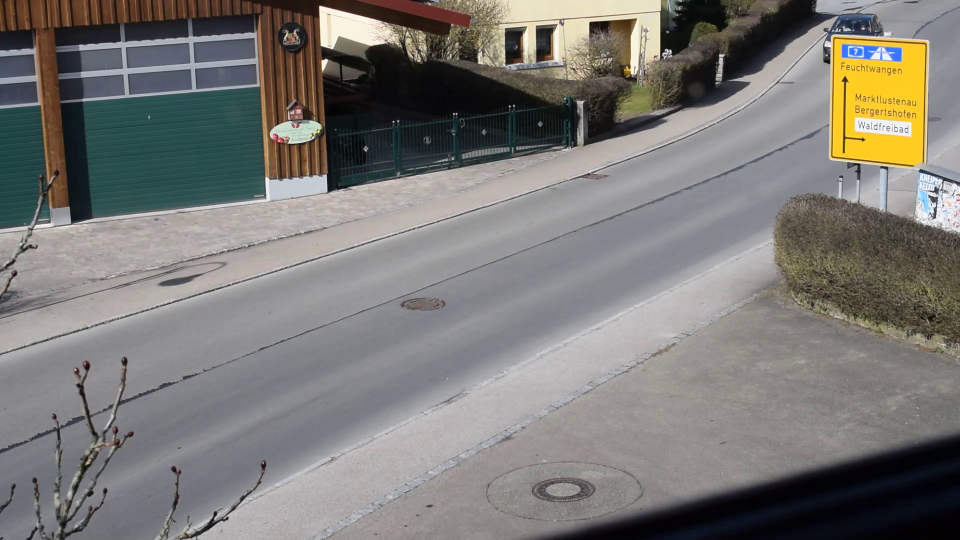
#> input picture frame 20 of Python/Monitoring_1/test.mp4, 1920 x 1080 px, given in place of car_bridge.mp4, which was not available (shown at 1/2 size)
$ python main.py
#> lines starting #> are read from the running program, lines starting #| are printed output that depends on the picture; pictures that were not available may be replaced by others from this repository, and a replacement may not be noted
### Python/Monitoring_1/tracker.py
import math


class EuclideanDistTracker:
    def __init__(self):
        # Store the center positions of the objects
        self.center_points = {}
        # Keep the count of the IDs
        # each time a new object id detected, the count will increase by one
        self.id_count = 0


    def update(self, objects_rect):
        # Objects boxes and ids
        objects_bbs_ids = []

        # Get center point of new object
        for rect in objects_rect:
            x, y, w, h = rect
            cx = (x + x + w) // 2
            cy = (y + y + h) // 2

            # Find out if that object was detected already
            same_object_detected = False
            for id, pt in self.center_points.items():
                dist = math.hypot(cx - pt[0], cy - pt[1])

                if dist < 100:
                    self.center_points[id] = (cx, cy)
                    print(self.center_points)
                    objects_bbs_ids.append([x, y, w, h, id])
                    same_object_detected = True
                    break

            # New object is detected we assign the ID to that object
            if same_object_detected is False:
                self.center_points[self.id_count] = (cx, cy)
                objects_bbs_ids.append([x, y, w, h, self.id_count])
                self.id_count += 1

        # Clean the dictionary by center points to remove IDS not used anymore
        new_center_points = {}
        for obj_bb_id in objects_bbs_ids:
            _, _, _, _, object_id = obj_bb_id
            center = self.center_points[object_id]
            new_center_points[object_id] = center

        # Update dictionary with IDs not used removed
        self.center_points = new_center_points.copy()
        return objects_bbs_ids

### Python/Monitoring_1/main.py
import cv2
import numpy as np

from tracker import *

# https://www.youtube.com/watch?v=O3b8lVF93jU&list=RDCMUC5hHNks012Ca2o_MPLRUuJw&start_radio=1 min 16

#cap = cv2.VideoCapture("Sample_2_MP4.mp4")
cap = cv2.VideoCapture("car_bridge.mp4")

tracker = EuclideanDistTracker()

# Object detection for stable camera
object_detector = cv2.createBackgroundSubtractorMOG2(history=250, varThreshold=150, detectShadows=True)
 # the longer the history, the better the detection

while True:
    ret, frame = cap.read()
#> frame is the input picture: shape (1080, 1920, 3); mean B, G, R 117.7, 121.2, 123.3

    #Extract region of interest
    regionOfInterest = frame[100: 1000, 500: 1500] #height, width
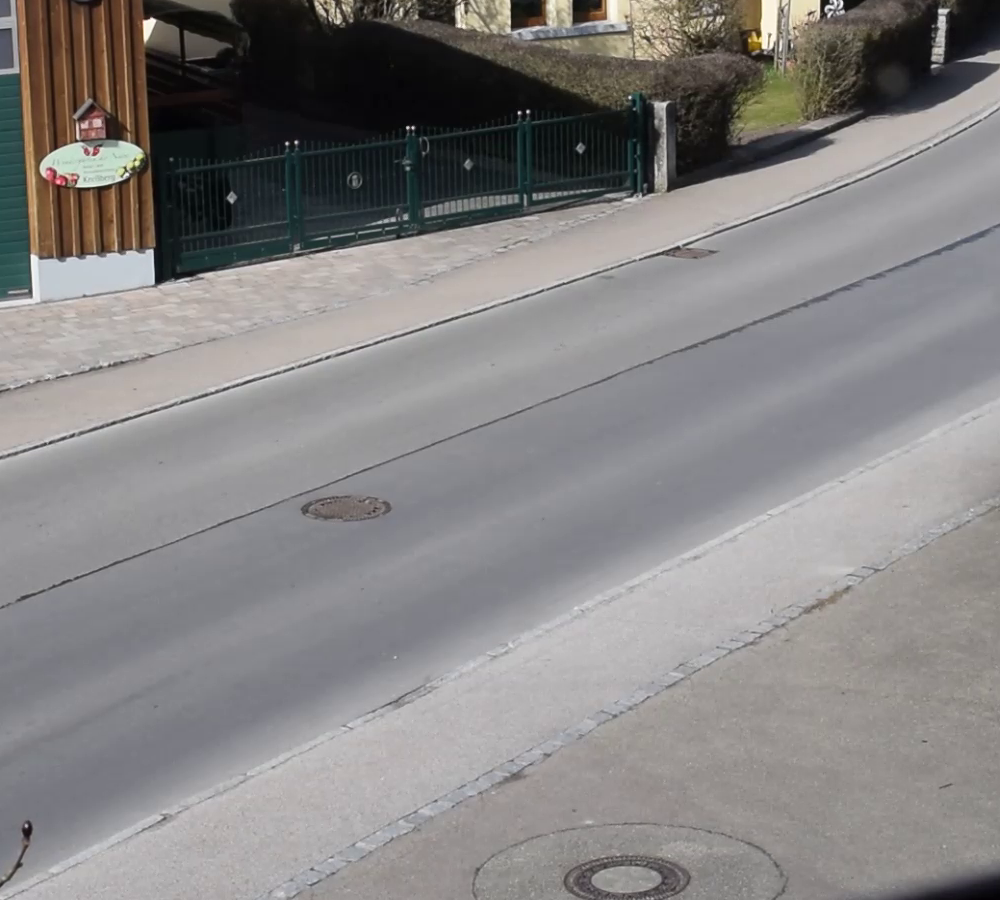
#> regionOfInterest: shape (900, 1000, 3); mean B, G, R 131, 131.3, 133.7
    #evtl über funktion einzelne Pixelbereiche (kleinere) der regOI hinzufügen und
    # nicht über Listenbereiche


    #Object detection
    mask = object_detector.apply(regionOfInterest)
#> mask: shape (900, 1000); every value is 127
    _, mask = cv2.threshold(mask, 254, 255, cv2.THRESH_BINARY) #remove grey elements from mask
#> mask: shape (900, 1000); every value is 0
    contours, _ = cv2.findContours(mask, cv2.RETR_TREE, cv2.CHAIN_APPROX_SIMPLE)
#> contours = []
    detections = []
    hull_list = []

    for i in range(len(contours)):
        hull_list.append(cv2.convexHull(contours[i], False))
#> this loop made 0 passes
#> after the loop, hull_list = []

    drawing_convex = np.zeros((mask.shape[0], mask.shape[1], 3), np.uint8)

    for i in range(len(contours)):
        cv2.drawContours(drawing_convex, hull_list, i, (0, 255, 0), 3)
#> drawing_convex: shape (900, 1000, 3); every value is 0

    for cnt in contours:
        #Calculate Area and remove small elements
        area = cv2.contourArea(cnt)
        if area > 1000: #Use this to determine the size of the vehilce 35000 for bedroom
            #cv2.drawContours(regionOfInterest, [cnt], -1, (0, 255, 0), 2)
            x, y, w, h = cv2.boundingRect(cnt)
            detections.append([x, y, w, h])
            cv2.drawContours(regionOfInterest, hull_list, -1, (0, 255, 0), 3)
            cv2.rectangle(regionOfInterest, (x, y), (x + w, y + h), (0, 255, 0))
#> after the loop, detections = []


    #Object tracking
    boxes_ids = tracker.update(detections)
#> after the loop in update, `for rect in objects_rect:`: self.center_points = 0 items; self.id_count = 0
#> after the loop in update, `for obj_bb_id in objects_bbs_ids:`: new_center_points = 0 items
#> boxes_ids = []
    for box_id in boxes_ids:
        x, y, w, h, id = box_id
        #cv2.putText(regionOfInterest, str(id), (x, y - 15), cv2.FONT_HERSHEY_PLAIN, 3, (255, 0, 0), 2)
        #cv2.rectangle(regionOfInterest, (x, y), (x + w, y + h), (0, 255, 0))

    #cv2.imshow("Frame", frame)
    cv2.imshow("Mask", mask)
    cv2.imshow("RegionofInterest", regionOfInterest)
    cv2.imshow("hh", drawing_convex)

    key = cv2.waitKey(30)
#> (key Esc is pressed here)
    if key == 27:
        break

cap.release()
cv2.destroyAllWindows()

$ run again, starting later in the video
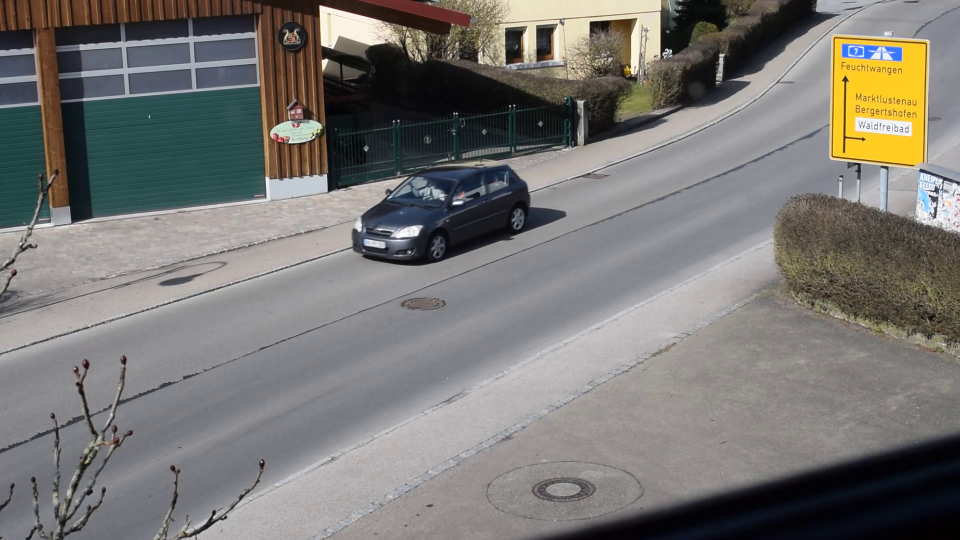
#> input picture frame 93 of Python/Monitoring_1/test.mp4, 1920 x 1080 px, given in place of car_bridge.mp4, which was not available (shown at 1/2 size)
#> frame is the input picture: shape (1080, 1920, 3); mean B, G, R 115.1, 118.3, 120.3
#> `regionOfInterest = frame[100: 1000, 500: 1500]`:
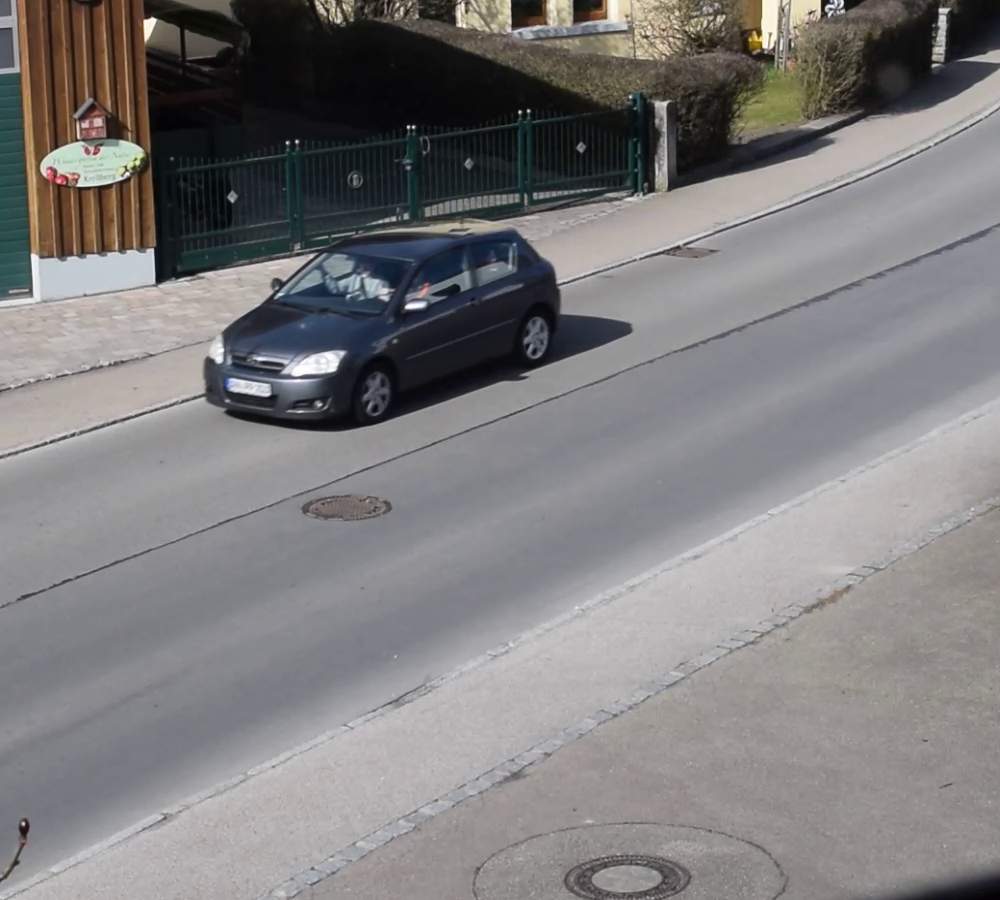
#> regionOfInterest: shape (900, 1000, 3); mean B, G, R 125, 124.5, 126.5
#> contours = []
#> after the loop in update, `for rect in objects_rect:`: self.center_points = 0 items; self.id_count = 0
#> after the loop in update, `for obj_bb_id in objects_bbs_ids:`: new_center_points = 0 items
#> boxes_ids = []

$ run again, starting later in the video
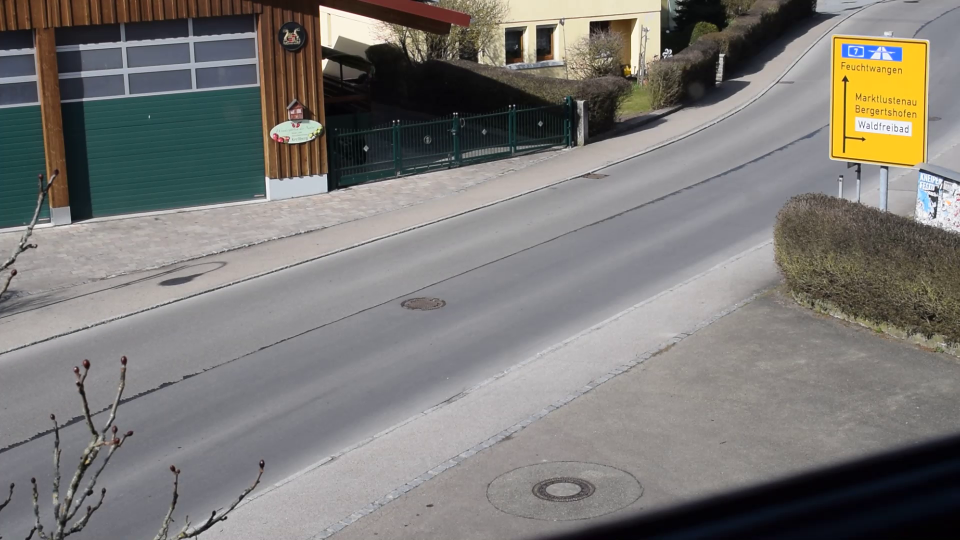
#> input picture frame 165 of Python/Monitoring_1/test.mp4, 1920 x 1080 px, given in place of car_bridge.mp4, which was not available (shown at 1/2 size)
#> frame is the input picture: shape (1080, 1920, 3); mean B, G, R 117.5, 121, 123.3
#> `regionOfInterest = frame[100: 1000, 500: 1500]`:
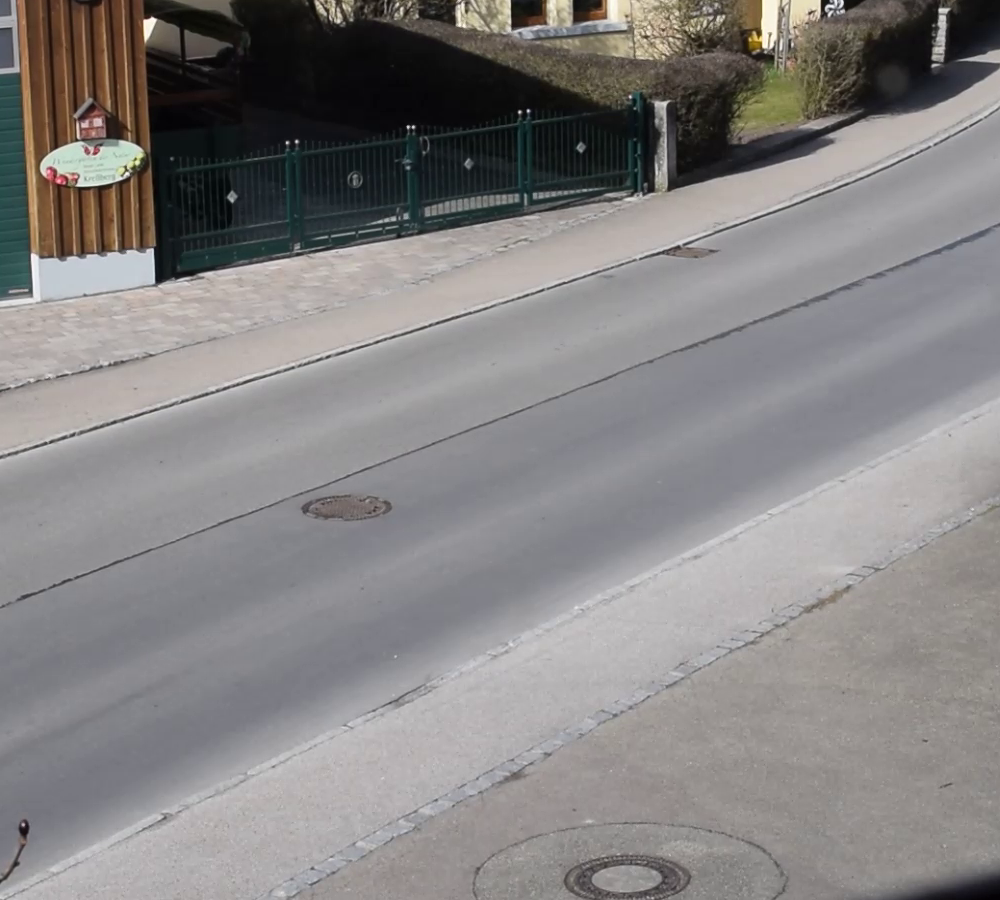
#> regionOfInterest: shape (900, 1000, 3); mean B, G, R 130.7, 131, 133.5
#> contours = []
#> after the loop in update, `for rect in objects_rect:`: self.center_points = 0 items; self.id_count = 0
#> after the loop in update, `for obj_bb_id in objects_bbs_ids:`: new_center_points = 0 items
#> boxes_ids = []
